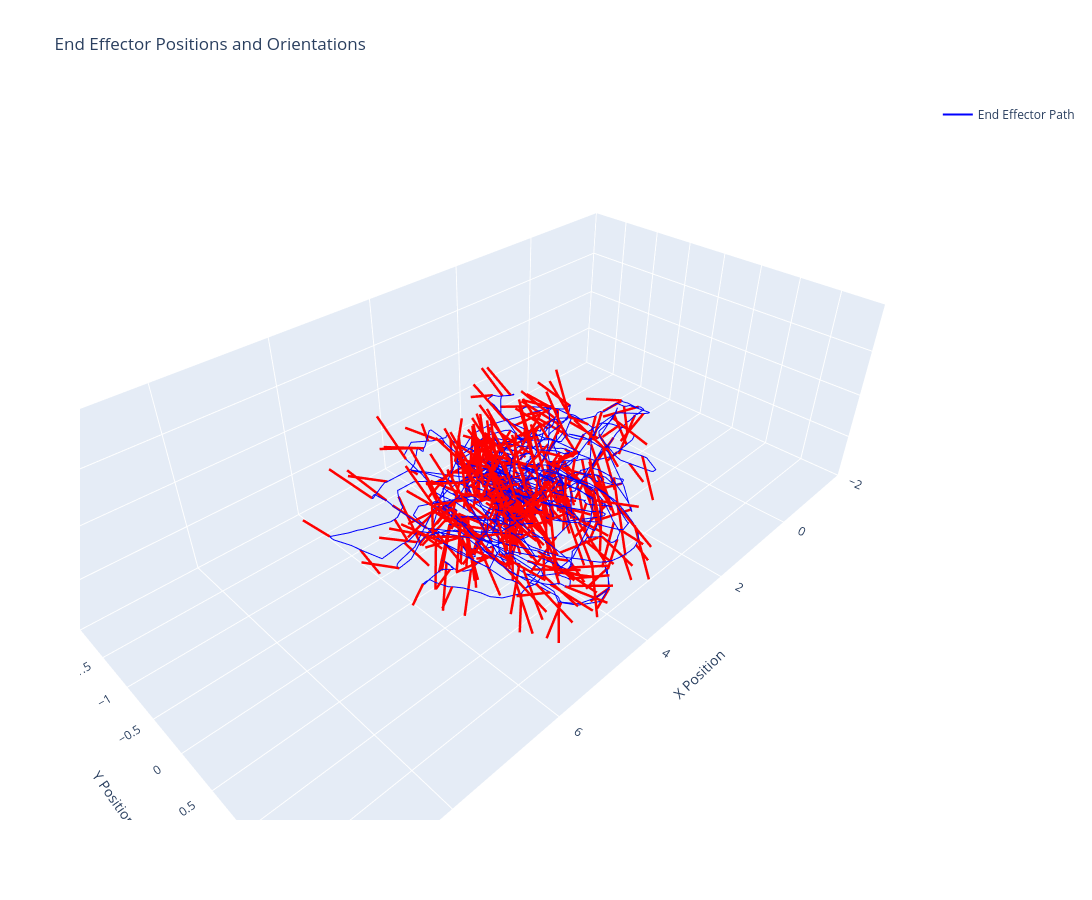

The notebook cell saved with this chart:
### Code cell
"""Analyse data collected on real robot"""

import os
import pickle
import numpy as np
import jax.numpy as jnp

v0 = "/home/bhoffman/Documents/MT_FS24/simulation_transfer/data/recordings_spot_ee_v0/brax_transitions_v0.pickle"
v1 = "/home/bhoffman/Documents/MT_FS24/simulation_transfer/data/recordings_spot_ee_v0/brax_transitions_v1.pickle"
v2 = "/home/bhoffman/Documents/MT_FS24/simulation_transfer/data/recordings_spot_ee_v0/brax_transitions_v2.pickle"
v3 = "/home/bhoffman/Documents/MT_FS24/simulation_transfer/data/recordings_spot_ee_v0/brax_transitions_v3.pickle"
v4 = "/home/bhoffman/Documents/MT_FS24/simulation_transfer/data/recordings_spot_ee_v0/brax_transitions_v4.pickle"

v5 = "/home/bhoffman/Documents/MT_FS24/simulation_transfer/data/recordings_spot_ee_v1/brax_transitions_v0.pickle"
v6 = "/home/bhoffman/Documents/MT_FS24/simulation_transfer/data/recordings_spot_ee_v1/brax_transitions_v1.pickle"
v7 = "/home/bhoffman/Documents/MT_FS24/simulation_transfer/data/recordings_spot_ee_v1/brax_transitions_v2.pickle"
v8 = "/home/bhoffman/Documents/MT_FS24/simulation_transfer/data/recordings_spot_ee_v1/brax_transitions_v3.pickle"
v9 = "/home/bhoffman/Documents/MT_FS24/simulation_transfer/data/recordings_spot_ee_v1/brax_transitions_v4.pickle"
v10 = "/home/bhoffman/Documents/MT_FS24/simulation_transfer/data/recordings_spot_ee_v1/brax_transitions_v5.pickle"

v11 = "/home/bhoffman/Documents/MT_FS24/simulation_transfer/data/recordings_spot_ee_v2/brax_transitions_v0.pickle"
v12 = "/home/bhoffman/Documents/MT_FS24/simulation_transfer/data/recordings_spot_ee_v2/brax_transitions_v1.pickle"
v13 = "/home/bhoffman/Documents/MT_FS24/simulation_transfer/data/recordings_spot_ee_v2/brax_transitions_v2.pickle"
v14 = "/home/bhoffman/Documents/MT_FS24/simulation_transfer/data/recordings_spot_ee_v2/brax_transitions_v3.pickle"
v15 = "/home/bhoffman/Documents/MT_FS24/simulation_transfer/data/recordings_spot_ee_v2/brax_transitions_v4.pickle"
v16 = "/home/bhoffman/Documents/MT_FS24/simulation_transfer/data/recordings_spot_ee_v2/brax_transitions_v5.pickle"
v17 = "/home/bhoffman/Documents/MT_FS24/simulation_transfer/data/recordings_spot_ee_v2/brax_transitions_v6.pickle"
v18 = "/home/bhoffman/Documents/MT_FS24/simulation_transfer/data/recordings_spot_ee_v2/brax_transitions_v7.pickle"
v19 = "/home/bhoffman/Documents/MT_FS24/simulation_transfer/data/recordings_spot_ee_v2/brax_transitions_v8.pickle"

vrx_00 = "/home/bhoffman/Documents/MT FS24/active-learning-dynamics/collected_data/test20241105-165528_vrx_testing/brax_transitions.pickle"
vrx_01 = "/home/bhoffman/Documents/MT FS24/active-learning-dynamics/collected_data/test20241105-165656_vrx_testing_01/brax_transitions.pickle"
vrx_02 = "/home/bhoffman/Documents/MT FS24/active-learning-dynamics/collected_data/test20241105-170634_vrx_testing_02/brax_transitions.pickle"
vrx_03 = "/home/bhoffman/Documents/MT FS24/active-learning-dynamics/collected_data/test20241105-171728_vrx_testing_03/brax_transitions.pickle"

vtest = "/home/bhoffman/Documents/MT_FS24/simulation_transfer/data/test_data_spot_ee/brax_transitions_v2.pickle"

file_names = [v0, v1, v2, v3, v4, v5, v6, v7, v8, v9, v10, v11,
              v12, v13, v14, v15, v16, v17, v18, v19,]

file_names = [v18]

state_label_dict = {
    0: "x",
    1: "y",
    2: "sin_theta",
    3: "cos_theta",
    4: "vx",
    5: "vy",
    6: "vtheta",
    7: "eex",
    8: "eey",
    9: "eez",
    10: "eevx",
    11: "eevy",
    12: "eevz",
    13: "sin_eerx",
    14: "cos_eerx",
    15: "sin_eery",
    16: "cos_eery",
    17: "sin_eerz",
    18: "cos_eerz",
    19: "eervx",
    20: "eervy",
    21: "eervz"
}

state_label_dict_cleaned = {
    0: "x",
    1: "y",
    2: "theta",
    3: "vx",
    4: "vy",
    5: "vtheta",
    6: "eex",
    7: "eey",
    8: "eez",
    9: "eevx",
    10: "eevy",
    11: "eevz",
    12: "eerx",
    13: "eery",
    14: "eerz",
    15: "eervx",
    16: "eervy",
    17: "eervz"
}


def load_data(file_names):

    data = []
    for file_name in file_names:
        with open(file_name, "rb") as f:
            data += pickle.load(f)
    return data

data = load_data(file_names)

observations = [x.observation for x in data]
actions = [x.action for x in data]

print("Number of observations: ", len(observations))
import matplotlib.pyplot as plt
import seaborn as sns

observations = np.array(observations)

# cut at 200
# observations = observations[100:200]
# actions = actions[99:199]

print("vx max: ", np.max(observations[:, 4]))
print("vy max: ", np.max(observations[:, 5]))
print("vtheta max: ", np.max(observations[:, 6]))
print("eevx max: ", np.max(observations[:, 10]))
print("eevy max: ", np.max(observations[:, 11]))
print("eevz max: ", np.max(observations[:, 12]))
print("eervx max: ", np.max(observations[:, 19]))
print("eervy max: ", np.max(observations[:, 20]))
print("eervz max: ", np.max(observations[:, 21]))

theta = np.arctan2(observations[:, 3], observations[:, 2])
ee_rx = np.arctan2(observations[:, 13], observations[:, 14])
ee_ry = np.arctan2(observations[:, 15], observations[:, 16])
ee_rz = np.arctan2(observations[:, 17], observations[:, 18])

# cast between -pi and pi
theta = np.array([jnp.arctan2(jnp.sin(x), jnp.cos(x)) for x in theta])
ee_rx = np.array([jnp.arctan2(jnp.sin(x), jnp.cos(x)) for x in ee_rx])
ee_ry = np.array([jnp.arctan2(jnp.sin(x), jnp.cos(x)) for x in ee_ry])
ee_rz = np.array([jnp.arctan2(jnp.sin(x), jnp.cos(x)) for x in ee_rz])


# plot everything
n_plots = len(state_label_dict_cleaned)

obsertvations_cleaned = np.zeros((observations.shape[0], n_plots))
obsertvations_cleaned[:, 0] = observations[:, 0]
obsertvations_cleaned[:, 1] = observations[:, 1]
obsertvations_cleaned[:, 2] = theta
obsertvations_cleaned[:, 3] = observations[:, 4]
obsertvations_cleaned[:, 4] = observations[:, 5]
obsertvations_cleaned[:, 5] = observations[:, 6]
obsertvations_cleaned[:, 6] = observations[:, 7]
obsertvations_cleaned[:, 7] = observations[:, 8]
obsertvations_cleaned[:, 8] = observations[:, 9]
obsertvations_cleaned[:, 9] = observations[:, 10]
obsertvations_cleaned[:, 10] = observations[:, 11]
obsertvations_cleaned[:, 11] = observations[:, 12]
obsertvations_cleaned[:, 12] = ee_rx
obsertvations_cleaned[:, 13] = ee_ry
obsertvations_cleaned[:, 14] = ee_rz
obsertvations_cleaned[:, 15] = observations[:, 19]
obsertvations_cleaned[:, 16] = observations[:, 20]
obsertvations_cleaned[:, 17] = observations[:, 21]


fig, axs = plt.subplots(n_plots, 1, figsize=(20, 30))
# add some space between subplots
fig.tight_layout(pad=3.0)

for i in range(n_plots):
    axs[i].plot(obsertvations_cleaned[:, i])
    axs[i].set_title(state_label_dict_cleaned[i])
    axs[i].set_ylabel("value")

plt.show()

# plot x,y ee_x, ee_y 2d trajectory
fig, axs = plt.subplots(1, 1, figsize=(10, 10))
# add some space between subplots
fig.tight_layout(pad=3.0)

axs.plot(obsertvations_cleaned[:, 0], obsertvations_cleaned[:, 1], label="robot")
axs.plot(obsertvations_cleaned[:, 6], obsertvations_cleaned[:, 7], label="ee")
axs.set_title("x-y trajectory")
axs.set_xlabel("x")
axs.set_ylabel("y")
axs.legend()
plt.show()


# plot actions
actions = np.array(actions)
fig, axs = plt.subplots(9, 1, figsize=(20, 10))
# add some space between subplots
fig.tight_layout(pad=3.0)

for i in range(9):
    axs[i].plot(actions[:, i])
    axs[i].set_title("action " + str(i))
    axs[i].set_ylabel("value")


# plot ee vrx, ee vry, ee vrz on top of actions
fig, axs = plt.subplots(3, 1, figsize=(20, 10))
# add some space between subplots
fig.tight_layout(pad=3.0)
labels = ["rx", "ry", "rz"]
for i in range(3):
    axs[i].plot(actions[:, i+6], label=f"action ee v{labels[i]}")
    axs[i].plot(obsertvations_cleaned[:, 15+i], label=f"measured ee v{labels[i]}")
    axs[i].set_title("action " + labels[i])
    axs[i].set_ylabel("ang vel [rad/s]")
    axs[i].set_xlabel("timesteps")
    # make legend always in top right
    axs[i].legend(loc='upper right')    
    # scale y from 0 to 1
    axs[i].set_ylim(-2.5, 2.5)
plt.show()

# plot ee rx, ee ry, ee rz on top of ee vrx, ee vry, ee vrz
fig, axs = plt.subplots(3, 1, figsize=(20, 10))
# add some space between subplots
fig.tight_layout(pad=3.0)
labels = ["rx", "ry", "rz"]
for i in range(3):
    axs[i].plot(obsertvations_cleaned[:, 12+i], label=f"measured ee {labels[i]}")
    axs[i].plot(obsertvations_cleaned[:, 15+i], label=f"measured ee v{labels[i]}")
    axs[i].set_title("ee " + labels[i])
    axs[i].set_ylabel("ang [rad] or ang vel [rad/s]")
    axs[i].set_xlabel("timesteps")
    # make legend always in top right
    axs[i].legend(loc='upper right')
plt.show()



import plotly.graph_objects as go
from scipy.spatial.transform import Rotation as R
import numpy as np

# Extract positions
eex = obsertvations_cleaned[:, 6]
eey = obsertvations_cleaned[:, 7]
eez = obsertvations_cleaned[:, 8]

# Extract orientations
ee_rx = obsertvations_cleaned[:, 12]
ee_ry = obsertvations_cleaned[:, 13]
ee_rz = obsertvations_cleaned[:, 14]

# Stack angles
angles = np.column_stack((ee_rx, ee_ry, ee_rz))

# Create rotations
rotations = R.from_euler('xyz', angles)

# Reference vector
ref_vec = np.array([0.5, 0, 0])  # Adjust length as needed

# Apply rotations to reference vector
vectors = rotations.apply(ref_vec)

# Plot end effector path
path_trace = go.Scatter3d(
    x=eex,
    y=eey,
    z=eez,
    mode='lines',
    name='End Effector Path',
    line=dict(color='blue')
)

# Plot orientation vectors at intervals
n = 5  # Plot every nth vector
vector_traces = []

for i in range(0, len(eex), n):
    x_start = eex[i]
    y_start = eey[i]
    z_start = eez[i]
    
    x_end = eex[i] + vectors[i, 0]
    y_end = eey[i] + vectors[i, 1]
    z_end = eez[i] + vectors[i, 2]
    
    vector_trace = go.Scatter3d(
        x=[x_start, x_end],
        y=[y_start, y_end],
        z=[z_start, z_end],
        mode='lines',
        line=dict(color='red', width=5),
        showlegend=False
    )
    vector_traces.append(vector_trace)

# Combine traces
data = [path_trace] + vector_traces

# Layout
layout = go.Layout(
    title='End Effector Positions and Orientations',
    scene=dict(
        xaxis=dict(
            title='X Position',
            range=[-2, 10]
        ),
        yaxis=dict(
            title='Y Position',
            range=[-2, 2]
        ),
        zaxis=dict(
            title='Z Position',
            range=[0, 2]
        )
    ),
    width=1400,
    height=900
)

# Figure
fig = go.Figure(data=data, layout=layout)

# Show plot
fig.show()
